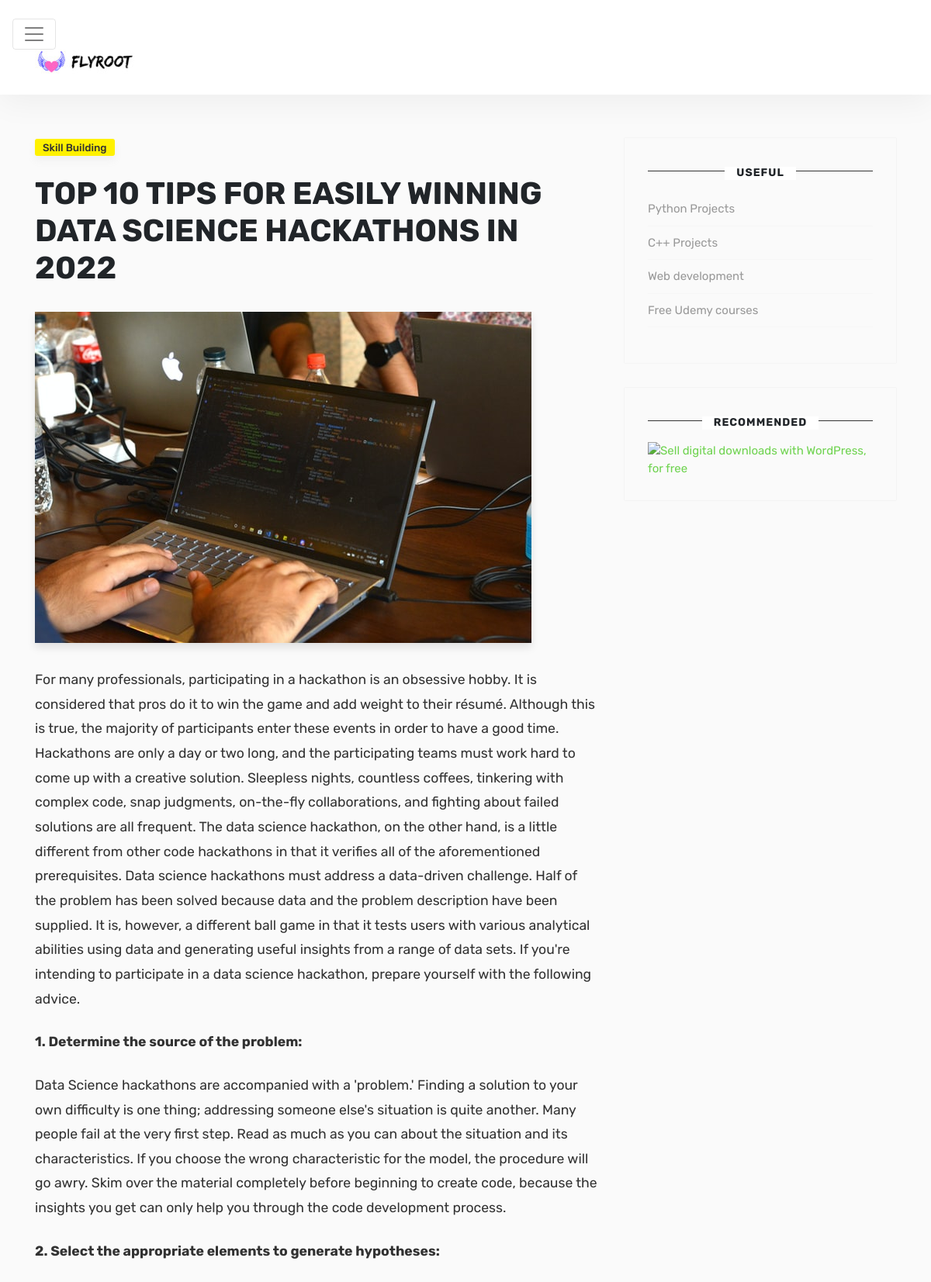
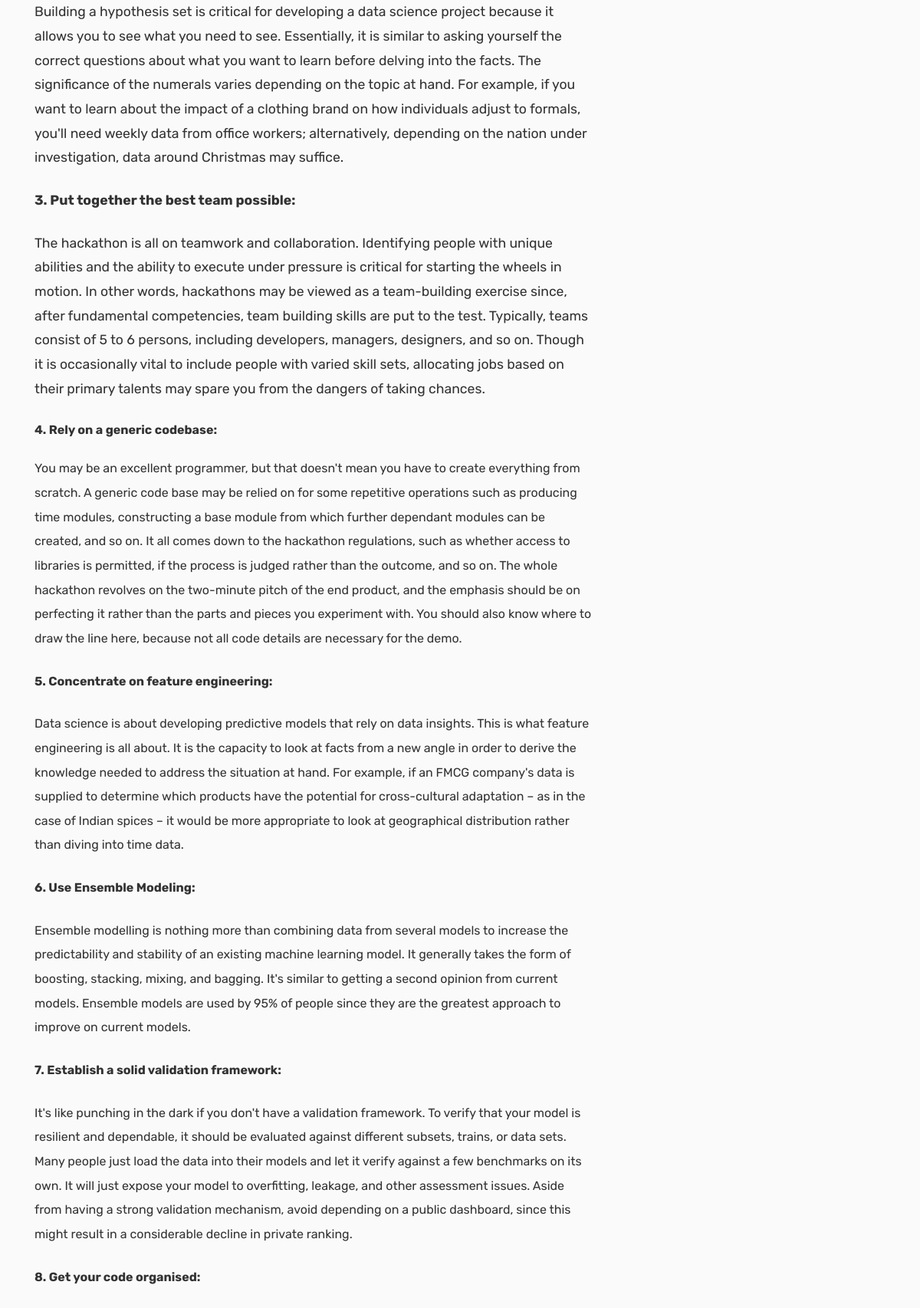
The page /blog/top-10-tips-for-easily-winning-data-science-hackat (upper part) on the database its author committed (2 pictures, top to bottom).
### blog/models.py (models this page shows)
class Post(models.Model):
    sno=models.AutoField(primary_key=True)
    title = models.TextField(max_length=191)
    Category = models.TextField(max_length=500, null=True)
    content=models.TextField()
    description =models.TextField(max_length=291)
    keywords = models.TextField(max_length=291)
    slug= AutoSlugField(populate_from='title',unique=True)
    timeStamp=models.DateTimeField(blank=True)
    author=models.CharField(max_length=14)
    image = models.ImageField(upload_to=filepath, null=True, blank=True)

### blog/views.py (the view)
# urls.py: path('<str:slug>', views.blogPost, name='blogPost'),
def blogPost(request, slug):
    post = Post.objects.filter(slug=slug).first()
    context = {'post': post}
    return render(request, 'blog/blogPost.html', context)

### templates/blog/blogPost.html (shortened to what this page needs)
{% extends 'base.html' %}
{% block body %}
{% load static %}
<div class="site-content">
	<div class="container">
		<div class="main-content">
			<div class="row">
				<div class="col-sm-8">
					<div class="mainheading">
						<div class="after-post-tags">
							<ul class="tags">
								<li>
								<a href="#">{{post.Category}}</a>
								</li>
							</ul>
						</div>
						<h1 class="posttitle">{{post.title}}</h1>
					</div>
					<img class="featured-image img-fluid" src="{{post.image.url}}" alt="{{post.image}}">
					<div class="article-post">
						<p>
                            {{post.content|safe}}
                        </p>
					</div>
				</div>
				<div class="col-sm-4">
                    <div class="sidebar-right">
                        <div class="sidebar">
                            <div class="sidebar-section">
                                <h5><span>Useful</span></h5>
                                <ul style="list-style: none;">
                                    <li><a target="_blank" href="https://www.cloudways.com/en/pricing.php?id=153986&a_bid=005da123">Python Projects</a></li>
                                    <li><a target="_blank" href="https://shareasale.com/r.cfm?b=875645&u=1087935&m=41388&urllink=&afftrack=">C++ Projects</a></li>
                                    <li><a target="_blank" href="https://elementor.com/?ref=1556">Web development</a></li>
                                    <li><a target="_blank" href="https://www.wowthemes.net/category/freebies/">Free Udemy courses</a></li>
                                </ul>
                            </div>
                            <div class="sidebar-section">
                                <h5><span>Recommended</span></h5>
                                <a href="https://easydigitaldownloads.com/?ref=2135" title="Sell digital downloads with WordPress, for free"><img src="https://easydigitaldownloads.com/wp-content/uploads/2015/02/300x250-2.png" alt="Sell digital downloads with WordPress, for free"></a>
                            </div>
                        </div>
                    </div>
				</div>
			</div>
		</div>
	</div>
 {% endblock %}

### templates/base.html (shortened to what this page needs)
{% load static %}
<!DOCTYPE html>
<html lang="en">
<head>
<link rel="stylesheet" href="https://maxcdn.bootstrapcdn.com/bootstrap/4.0.0-alpha.6/css/bootstrap.min.css">
<link href="https://maxcdn.bootstrapcdn.com/font-awesome/4.7.0/css/font-awesome.min.css" rel="stylesheet">
<link rel="stylesheet" type="text/css" href="{% static 'css/theme.css' %}"/>
</head>
<body class="layout-default" style="background-color: #fafafa;">
<header class="navbar navbar-toggleable-md navbar-light bg-green fixed-top mediumnavigation">
<button class="navbar-toggler navbar-toggler-right" type="button" data-toggle="collapse" data-target="#navbarsWow" aria-controls="navbarsWow" aria-expanded="false" aria-label="Toggle navigation">
<span class="navbar-toggler-icon"></span>
</button>
<div class="container">
	<a class="navbar-brand" href="{% url 'home' %}">
	<img src="{% static 'images/logo1.jpg' %}" alt="Affiliates - Free Bootstrap Template">
	</a>
</div>
</header>
{% block body %}  {% endblock body %}
</div>
</body>
</html>

### static/css/theme.css (style rules this page uses)
body { font-family: "Rubik", -apple-system, BlinkMacSystemFont, "Helvetica Neue", sans-serif; }
.mainheading { padding: 0rem 0rem 1rem 0; }
a { color:#6FD350; }
a,a:hover { transition:all 0.2s; }
.mediumnavigation { background: #fff; transition: top 0.5s ease-in-out; padding: 1.5rem 1rem; box-shadow: 0px 10px 40px 0px rgba( 0, 0, 0, 0.05 ); }
.site-content { padding-top: 3.5rem; margin-top: 57px; transition: all 0.4s; }
.navbar-toggler { z-index:9999; }
.mediumnavigation .navbar-brand { font-weight:500; padding: 0; }
.mediumnavigation .navbar-brand img { margin-right:7px; vertical-align: text-bottom; max-width:initial; }
.mainheading h1.posttitle { font-weight:700; margin-bottom:1rem; }
.article-post { font-size:1.1rem; line-height:1.8; color:rgba(0,0,0,.8); }
.article-post p,.article-post blockquote { margin:0 0 1.5rem 0; }
.featured-image { display: block; margin-bottom: 2rem; box-shadow: 0 6px 10px 0 rgba(0,0,0,0.1); }
ul.tags { list-style:none; padding-left:0; margin: 0 0 1.5rem 0; }
ul.tags li { display:inline-block; font-size:0.9rem; }
ul.tags li a { background: #fff100; color: #333; padding: 3px 10px; border-radius: 3px; font-weight: 500; font-size: 0.93em; text-transform: capitalize; box-shadow: 0 6px 10px 0 rgba(169, 169, 169, 0.1); }
.sidebar { max-width:340px;font-size: 15px; }
.sidebar h5 { margin-bottom: 1rem; text-align:center; position:relative;font-weight: 700; }
.sidebar h5 span { background-color: #fff; position: relative; z-index: 2; display: inline-block; padding: 0px 15px 0 15px; text-align: center; font-size: 14px; text-transform: uppercase; letter-spacing: 1px; }
.sidebar h5:before { margin-bottom: 0; position: absolute; z-index: 1; left: 0px; top: 12px; width: 100%; height: 1px; content: ''; background-color: #333333; }
.sidebar ul { list-style:none;padding-left:0; }
.sidebar ul li a { color: #999; border-bottom: 1px solid #f6f6f6; display: block; padding-bottom: 10px; padding-top: 10px; }
.sidebar-section { margin-bottom: 2rem; box-shadow: 0 0px 1px 0 rgba(0,0,0,0.1); box-shadow:0 0px 1px 0 rgba(0, 0, 0, 0.14); padding: 30px; }
.sidebar-right .sidebar { max-width:inherit; }
.h1, .h2, .h3, .h4, .h5, .h6, h1, h2, h3, h4, h5, h6 { font-family: "Rubik", -apple-system, BlinkMacSystemFont, "Helvetica Neue", sans-serif; }
.article-post .h1, .article-post .h2, .article-post .h3, .article-post .h4, .article-post .h5, .article-post .h6, .article-post h1, .article-post h2, .article-post h3, .article-post h4, .article-post h5, .article-post h6 { font-weight: 500; margin-bottom: 1.5rem; }
img { max-width:100%;height: auto; }

### rows shown on the page
Post: Category "Skill Building", title "TOP 10 TIPS FOR EASILY WINNING DATA SCIENCE HACKATHONS IN 2022", image (picture), content "For many professionals, participating in a hackathon is an obsessive hobby. It is considered that pros do it to win the game and add weight to their résumé. Although this is true, the majority of participants enter these events in order to have a good time. Hackathons are only a day or two long, and the participating teams must work hard to come up with a creative solution. Sleepless nights, countless coffees, tinkering with complex code, snap judgments, on-the-fly collaborations, and fighting about failed solutions are all frequent. The data science hackathon, on the other hand, is a little different from other code hackathons in that it verifies all of the aforementioned prerequisites.…"
